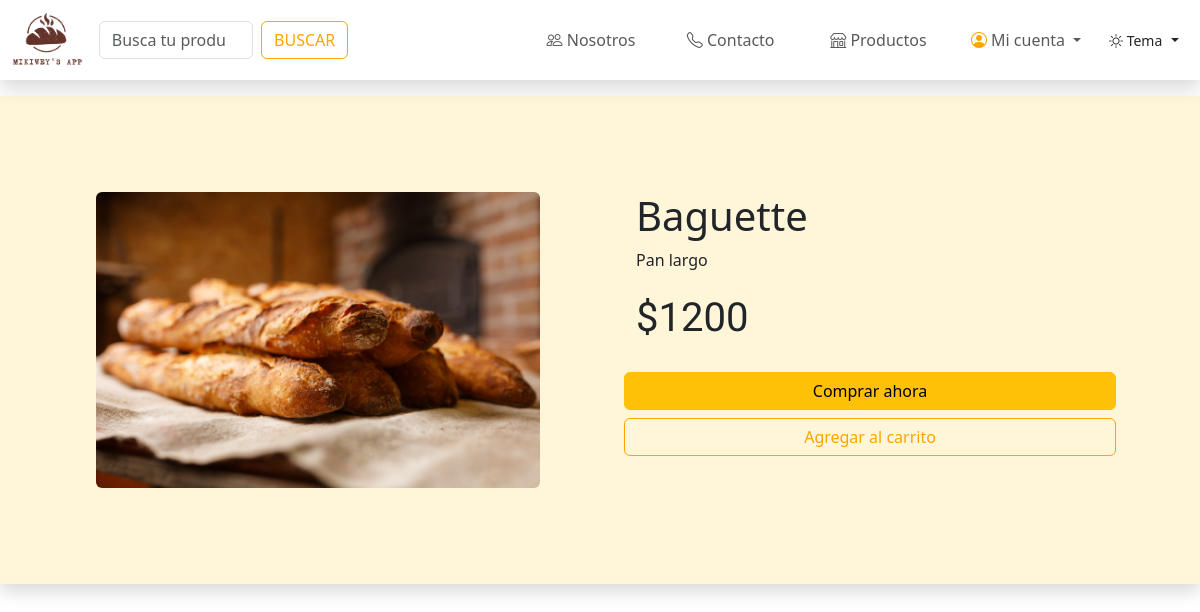
Screenshot of /view/user/producto.php?id=4 with the database file from the repository.
### tables this page shows
CREATE TABLE `inventario` (
  `id_inv` int(11) NOT NULL,
  `imagen` varchar(100) NOT NULL,
  `producto` varchar(100) NOT NULL,
  `descrip` varchar(50) NOT NULL,
  `preuni` varchar(50) NOT NULL,
  `cat` varchar(60) NOT NULL,
  `cantidad` varchar(50) NOT NULL
);

### view/user/producto.php (the view, shortened to what this page needs)
<?php
require('../../controller/conexion.php');
$id=$_GET["id"];
$mostrarArticulo = "SELECT * FROM inventario WHERE id_inv='$id'";
$result = $db->query($mostrarArticulo);
if ($producto= mysqli_fetch_array($result)){
}
?>
<!DOCTYPE html>
<html lang="en">
    <head>
        <?php include ('../../view/include/boostrap.php');?>
    </head>
<body data-bs-theme="light">
<?php include ('../../view/include/header.php');?>
<div class="container-fluid color shadow mt-5 p-5">
    <div class="row justify-content-center">
        <div class="col-6 p-5 row">
          <div class="col-12" >
              <img src="../../IMG/inventario/<?php echo $producto['imagen'];?>" alt="" class="img-fluid rounded">
          </div>
        </div>
        <div class="col-6 p-5">
                <h1><?php echo $producto['producto'];?></h1>
            <div class="row">
                <p><?php echo $producto['descrip'];?></p>
                <p class="fs-1 simoneta">$<?php echo $producto['preuni'];?></p>
                <a class="btn btn-warning my-2" href="">Comprar ahora</a>
                <a class="btn bordenaranja naranja bhovernaranja" href="">Agregar al carrito</a>
            </div>
        </div>
    </div>
</div>
</body>
</html>

### css/styles.css (style rules this page uses)
:root { --cafe:#5b281d; --colorcuadros:#fff5d8; --colorgeneral:#FFFAF4; --naranja:orange ; }
* { margin: 0px; padding:0px; box-sizing: border-box; }
a { text-decoration: none; }
.naranja { color: var(--naranja); }
.simoneta { font-family: 'Simonetta', cursive; }
.bordenaranja { border: solid 1px var(--naranja); }
.color { background:var(--colorcuadros); }

### rows the page displays
inventario: imagen (picture), producto "Baguette", descrip "Pan largo", preuni "1200"
